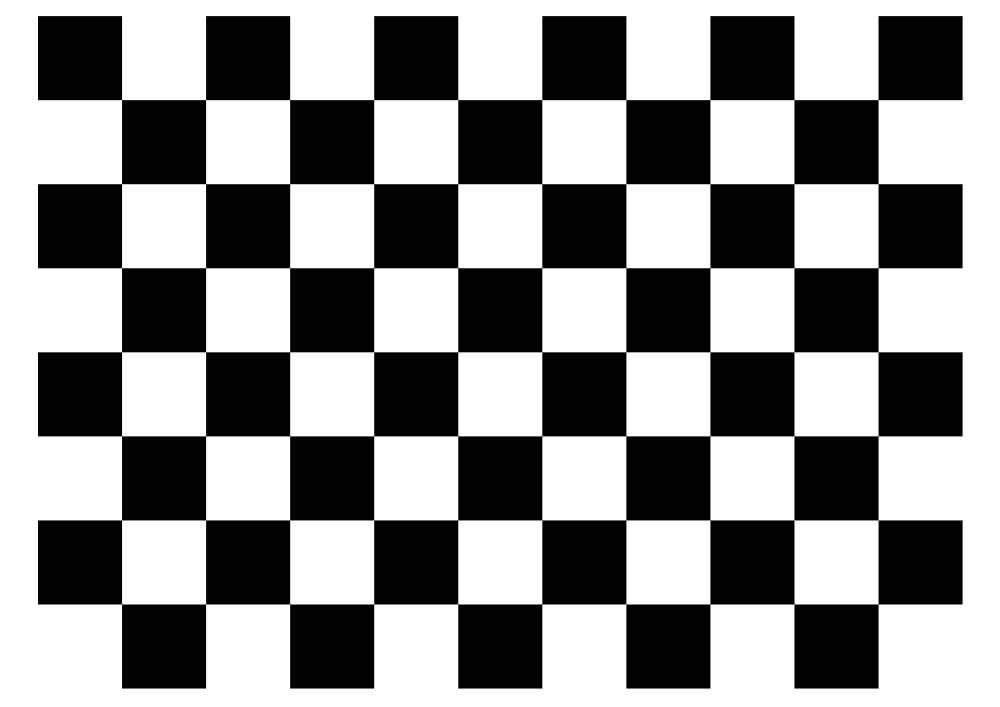
#> input picture 1/1.png, 1000 x 707 px
$ jupyter execute A-Warp.ipynb   (shell and % lines are left out)   (older library calls are emulated)
#> lines starting #> are read from the running program, lines starting #| are printed output that depends on the picture
# Affine Transformation

[cell 1]
import numpy as np
import cv2
from skimage import io
from matplotlib import pyplot as plt
from pylab import rcParams
rcParams['figure.figsize'] = 30, 15


def getAffineTransform(original_points, transformed_points):
    p = []
    for x,y in original_points:
        p.append((x,y,1))

    return np.linalg.solve(p, transformed_points).T

def to_mtx(img):
    H,V,C = img.shape
    mtr = np.zeros((V,H,C), dtype=np.int)
    for i in range(img.shape[0]):
        mtr[:,i] = img[i]

    return mtr

def to_img(mtr):
    V,H,C = mtr.shape
    img = np.zeros((H,V,C), dtype=np.int)
    for i in range(mtr.shape[0]):
        img[:,i] = mtr[i]
    return img

def warpAffine(img, M, dsize):
    mtr = to_mtx(img)
    R,C = dsize
    dst = np.zeros((R,C,mtr.shape[2]))
    for i in range(mtr.shape[0]):
        for j in range(mtr.shape[1]):
            i_dst,j_dst = np.dot(M, [i,j,1]).astype(int)
            if i_dst >= 0 and i_dst < R:
                if j_dst >= 0 and j_dst < C:
                    dst[i_dst,j_dst] = mtr[i,j]

    return to_img(dst)

[cell 2]
img = cv2.imread("1.png")
#> img is the input picture: shape (707, 1000, 3); min 0, max 255, mean 142.9
A = np.array([
    [8.7976964e-01,   3.1245438e-01,  -3.9430589e+01],
    [-1.8389418e-01,   9.3847198e-01,   1.5315784e+02]])

[cell 3]
destination_size = (img.shape[1],img.shape[0])
#> destination_size = (1000, 707)
dst = warpAffine(img, A, destination_size)
#> after the loop in to_mtx, `for i in range(img.shape[0]):`:
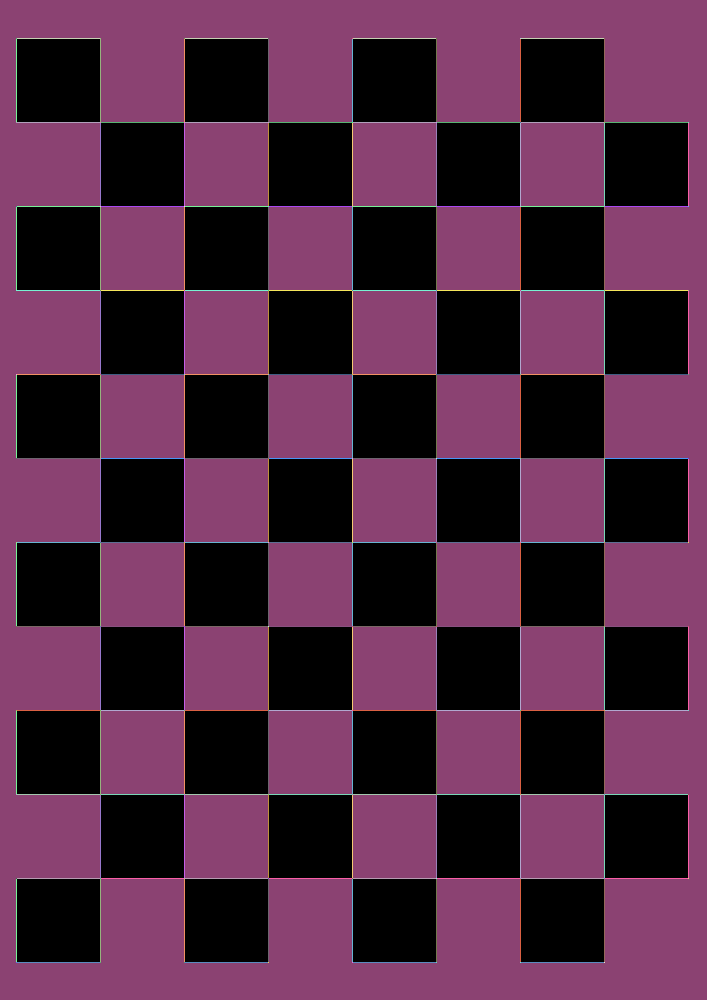
#> mtr: shape (1000, 707, 3) int64; 82 distinct labels, from 0 to 255; one colour per label, 0 black
#> after the loop in warpAffine, `for i in range(mtr.shape[0]):`:
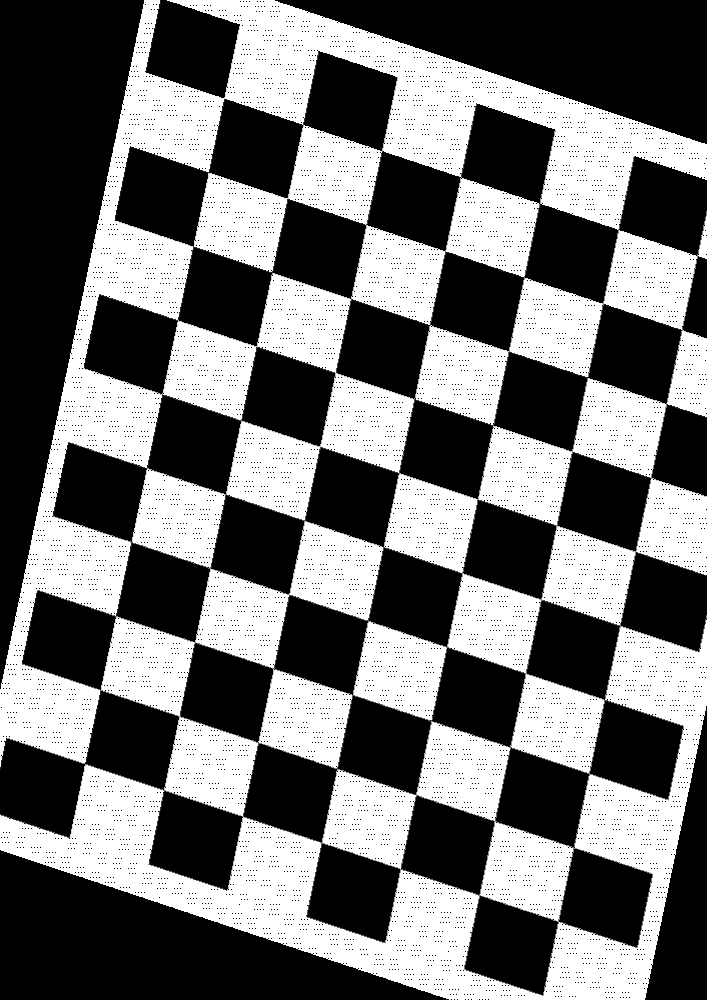
#> dst: shape (1000, 707, 3) float64; min 0, max 255, mean 111
#> after the loop in to_img, `for i in range(mtr.shape[0]):`:
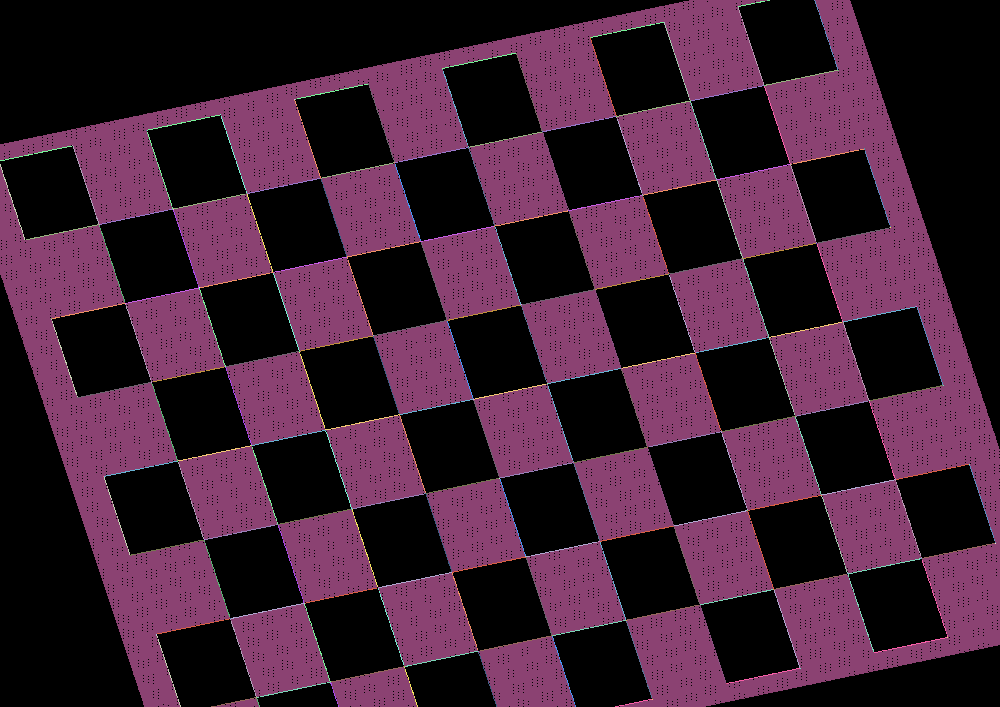
#> img: shape (707, 1000, 3) int64; 75 distinct labels, from 0 to 255; one colour per label, 0 black
cv2.imwrite("A_output.png",dst)
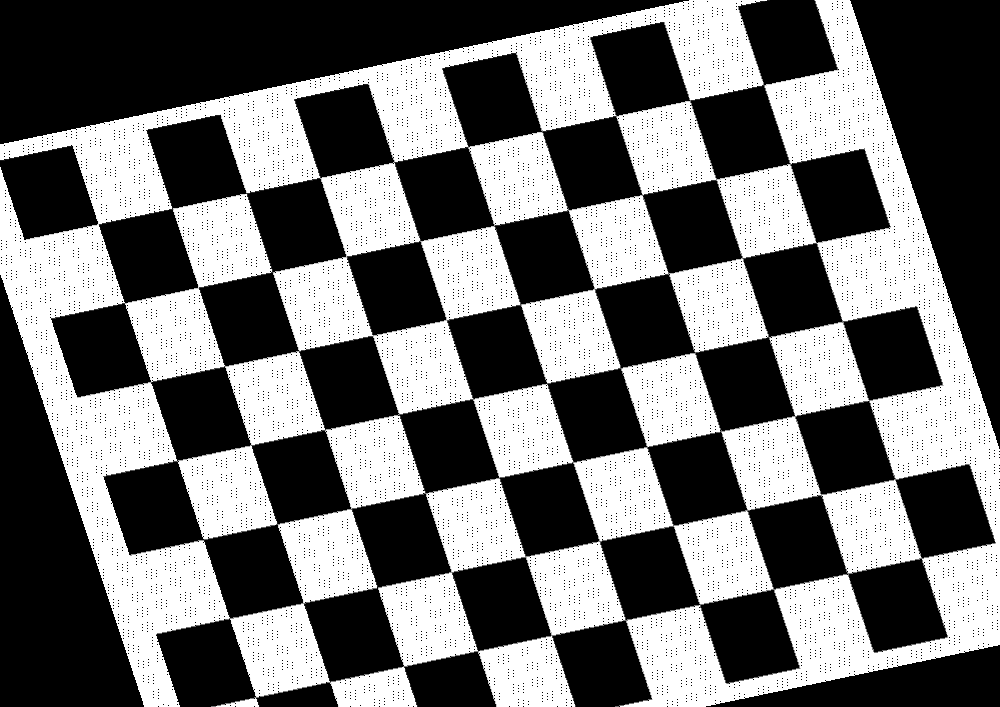
#> saved as A_output.png: shape (707, 1000, 3); min 0, max 255, mean 111
#> Out = True

[cell 4]
fig, (ax1, ax2) = plt.subplots(1,2)
fig.suptitle('Affine Transform', fontsize=40)
ax1.set_title('Orginal Image', fontsize=30)
im1 = ax1.imshow(img)
ax2.set_title('Transformed image', fontsize=30)
im2 = ax2.imshow(dst)
plt.show()
